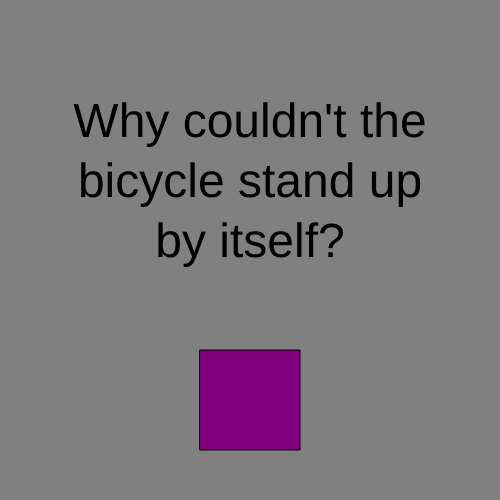
Frame 1 (no input)
Frame 60 (no input): identical to frame 1, image omitted
Frame 120 (the mouse pressed at the canvas centre since frame 60): identical to frame 1, image omitted

The p5.js sketch that drew this single still picture (run headless with seeded random() and noise() and a simulated clock; from frame 60 on, the mouse is pressed at the canvas centre):

// p5.js sketch
// ── sketch.js
let myState = 0;

function setup() {
  createCanvas(500, 500);
  textAlign(CENTER);
  rectMode(CENTER);
}

function draw() {


  switch (myState) {
    case 0:
      background('grey');
      fill('black');
      textSize(48);
      text("Why couldn't the bicycle stand up by itself?", width/2, height/2, 400, 300);
      break;

    case 1:
      background('yellow');
    fill('black');
    textSize(48);
    text("Because it is two tired", width / 2, height / 2, 400, 300);
    break;


  }
  fill('purple');
  rect(250, 400, 100, 100);

}

function mouseReleased(){
  if ((mouseX > 200) && (mouseX < 300) && (mouseY > 350) && (mouseY < 450)) {
    myState++;
    if (myState > 1) myState =0;
  }

}
